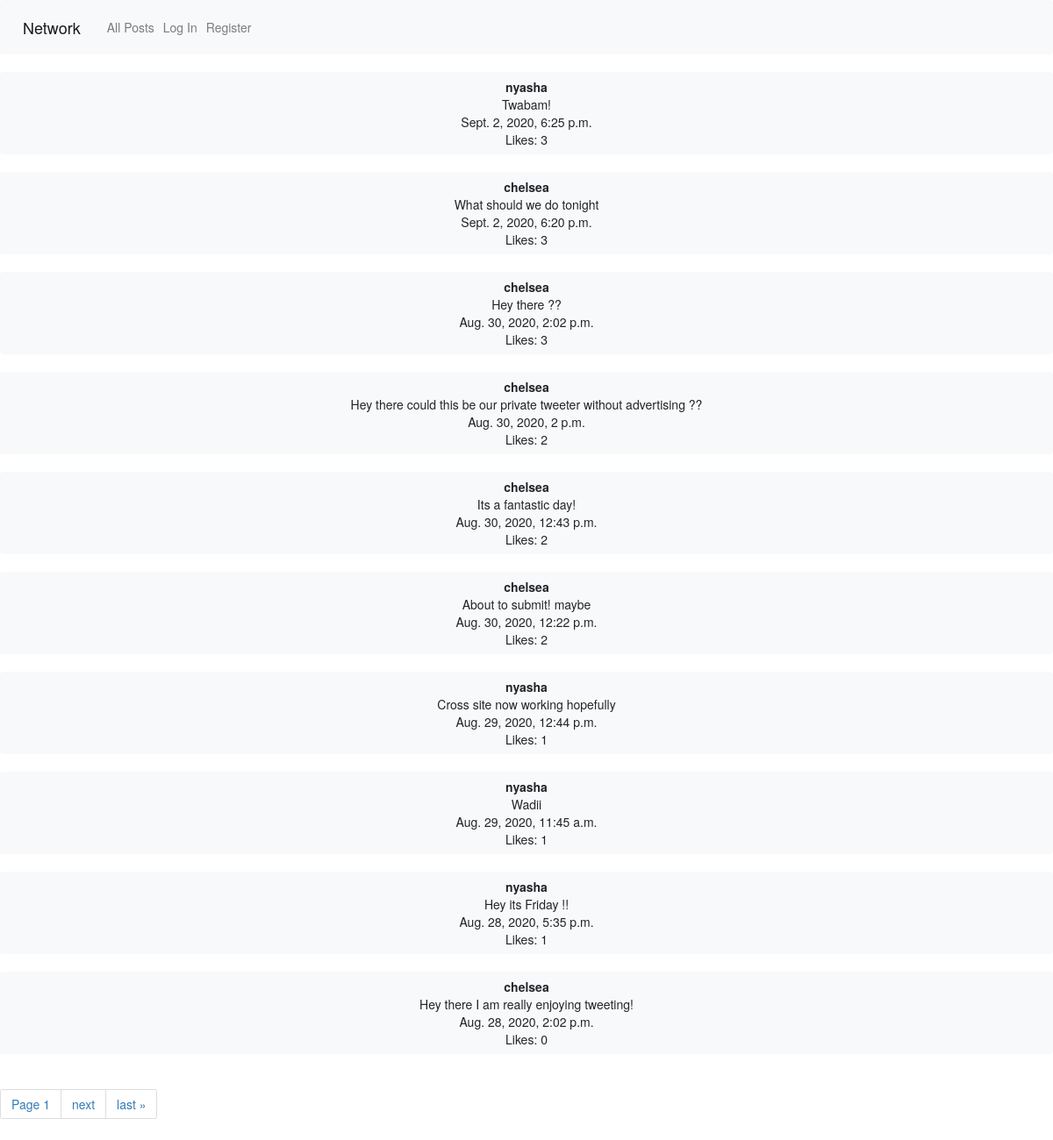
Before: / with the older database file.
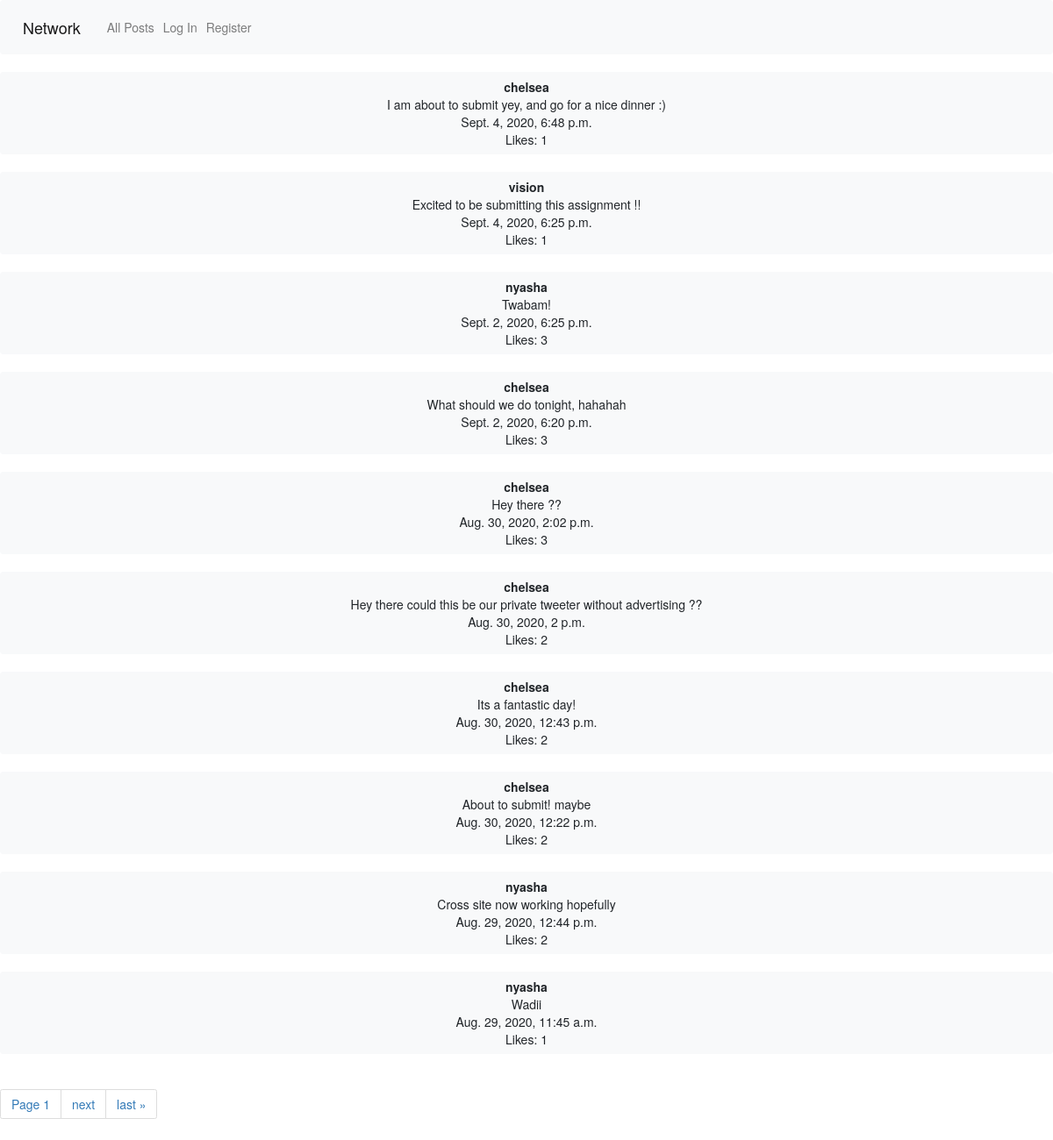
After: the same page with the newer database file.
### network/models.py (models this page shows, shortened)
class Tweet(models.Model):
    user = models.ForeignKey(User, related_name="tweets", on_delete=models.CASCADE)
    body = models.TextField(blank=True)
    timestamp = models.DateTimeField(auto_now_add=True)
    like = models.ManyToManyField(User,  blank=True, related_name="liked_user")

class User(AbstractUser):
    def serialize(self):
        return{
            "id": self.id,
            "username":self.username,
            "tweets": [{"id":tweets.id,"body": tweets.body, "time": tweets.timestamp} for tweets in self.tweets.order_by("-timestamp").all()],
            "following":[user.following_user_id.id for user in self.following.all()],
            "followers":[user.user_id.id for user in self.followers.all()]
        }

### network/views.py (the view)
# urls.py: path("", views.index, name="index"),
def index(request):
    if request.user.is_authenticated:
        tweets = Tweet.objects.all()
        tweets = tweets.order_by("-timestamp").all()
        paginator = Paginator(tweets, 10)
        page_number = request.GET.get('page')
        tweets_obj = paginator.get_page(page_number)
        return render(request, 'network/logged.html', {'tweets_obj': tweets_obj})
    else:
        tweets = Tweet.objects.all()
        tweets = tweets.order_by("-timestamp").all()
        paginator = Paginator(tweets, 10)
        page_number = request.GET.get('page')
        tweets_obj = paginator.get_page(page_number)
        return render(request, 'network/index.html', {'tweets_obj': tweets_obj})

### network/templates/network/index.html (shortened to what this page needs)
{% extends "network/layout.html" %}
{% load static %}
{% block body %}
<div id="all_tweets_view">
    <div id="all_tweets_list">
    {% for tweet in tweets_obj %}
    <button class="tweet btn btn-light bd btn-block"><b>{{tweet.user.username}}</b><br>{{tweet.body}}<br>{{tweet.timestamp}}<br>Likes: {{tweet.like.count}}</button><br>
    {% endfor %}
    </div>
    <div class="pagination_view paging-tab">
        <span class="step-links">
            <ul class="pagination">
            <li class="page-item"><a class="page-link"><span class="current">Page {{ tweets_obj.number }}</span></a></li>
            {% if tweets_obj.has_next %}
                <li class="page-item"><a class="page-link" href="?page={{ tweets_obj.next_page_number }}">next</a></li>
                <li class="page-item"><a class="page-link" href="?page={{ tweets_obj.paginator.num_pages }}">last &raquo;</a></li>
            {% endif %}
            </ul>
        </span>
    </div>
    </div>
{% endblock %}

### network/templates/network/layout.html (shortened to what this page needs)
{% load static %}
<!DOCTYPE html>
<html lang="en">
    <head>
        <link rel="stylesheet" href="https://stackpath.bootstrapcdn.com/bootstrap/4.4.1/css/bootstrap.min.css">
        <link href="{% static 'network/style.css' %}" rel="stylesheet" />
        <link rel="stylesheet" href="https://maxcdn.bootstrapcdn.com/bootstrap/3.4.0/css/bootstrap.min.css">
    </head>
    <body>
        <nav class="navbar navbar-expand-lg navbar-light bg-light">
            <a class="navbar-brand" href="#">Network</a>
            <div>
              <ul class="navbar-nav mr-auto">
                <li class="nav-item">
                  <a id ="all_posts" class="nav-link" href="{% url 'index' %}">All Posts</a>
                </li>
                {% if user.is_authenticated %}
                    <li class="nav-item">
                        <a id ="following" class="nav-link" href="{% url 'followingbox'%}">Following</a>
                    </li>
                    <li class="nav-item">
                        <a class="nav-link" href="{% url 'logout' %}">Log Out</a>
                    </li>
                {% else %}
                    <li class="nav-item">
                        <a class="nav-link" href="{% url 'login' %}">Log In</a>
                    </li>
                    <li class="nav-item">
                        <a class="nav-link" href="{% url 'register' %}">Register</a>
                    </li>
                {% endif %}
              </ul>
            </div>
          </nav>
        <div class="body">
            {% block body %}
            {% endblock %}
        </div>
    </body>
</html>

Changed rows visible on the page:
no longer on this page (row unchanged): Tweet: user.username "nyasha", body "Hey its Friday !!", timestamp "Aug. 28, 2020, 5:35 p.m.", like.count "1"
no longer on this page (row unchanged): Tweet: user.username "chelsea", body "Hey there I am really enjoying tweeting!", timestamp "Aug. 28, 2020, 2:02 p.m.", like.count "0"
added Tweet: user.username "chelsea", body "I am about to submit yey, and go for a nice dinner :)", timestamp "Sept. 4, 2020, 6:48 p.m.", like.count "1"
added Tweet: user.username "vision", body "Excited to be submitting this assignment !!", timestamp "Sept. 4, 2020, 6:25 p.m.", like.count "1"
changed Tweet: body "What should we do tonight" → "What should we do tonight, hahahah"
computed for Tweet "Cross site now working hopefully": like.count "1" → "2"
